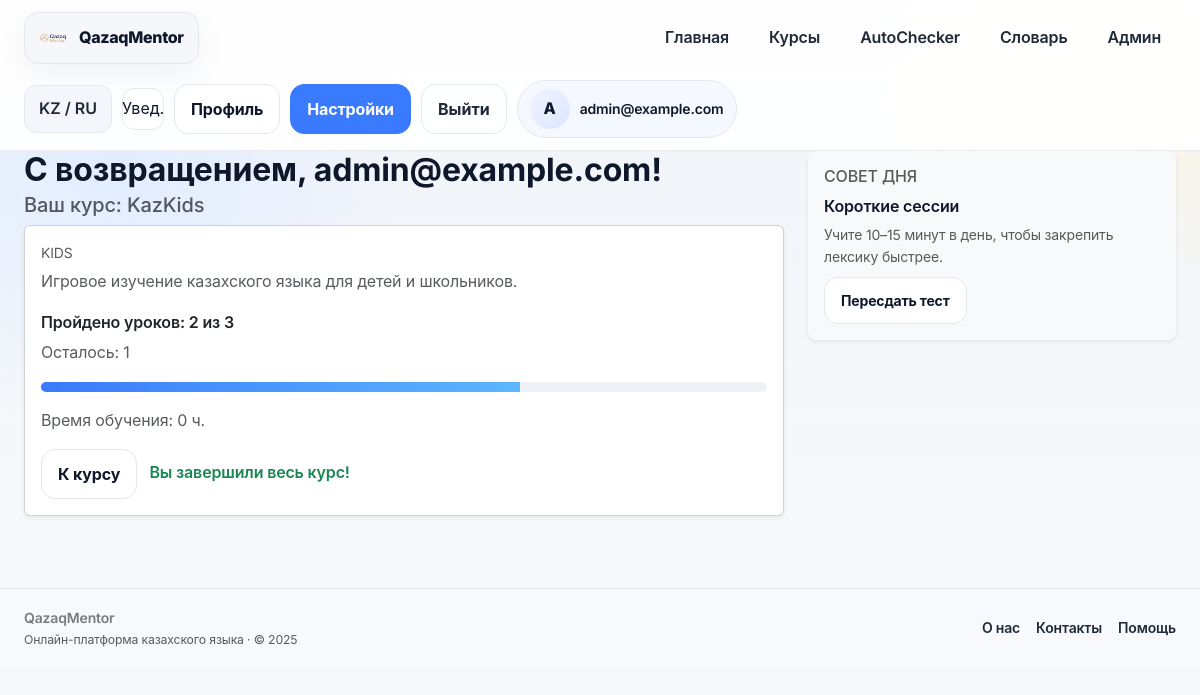
Screenshot of /progress (signed in) with the database file from the repository.
### app/models/__init__.py (models this page shows, shortened)
class User(Base):
    __tablename__ = "users"
    __allow_unmapped__ = True
    id = Column(Integer, primary_key=True, index=True)
    email = Column(String, unique=True, index=True, nullable=False)
    hashed_password = Column(String, nullable=False)
    age = Column(Integer, nullable=False)
    target = Column(String, nullable=False)  # school / general / business
    daily_minutes = Column(Integer, nullable=False, default=10)
    level = Column(String, nullable=True)
    role = Column(String, nullable=False, default="user")
    created_at = Column(DateTime, server_default=func.now(), nullable=False)
    placements: List["PlacementTestResult"] = relationship(
        "PlacementTestResult", back_populates="user", cascade="all, delete-orphan"
    )
    progresses: List["UserProgress"] = relationship(
        "UserProgress", back_populates="user", cascade="all, delete-orphan"
    )

class Course(Base):
    __tablename__ = "courses"
    __allow_unmapped__ = True
    id = Column(Integer, primary_key=True, index=True)
    slug = Column(String, unique=True, nullable=False)
    name = Column(String, nullable=False)
    description = Column(Text, nullable=False)
    audience = Column(String, nullable=False)  # kids / adult / gov
    modules: List["Module"] = relationship(
        "Module", back_populates="course", cascade="all, delete-orphan", order_by="Module.order"
    )

### app/routers/users.py (the view)
@router.get("/progress")
async def progress_page(request: Request, user: models.User = Depends(get_current_user), db: Session = Depends(get_db)):
    progress = get_progress_for_user(db, user.id)
    course = (
        db.query(models.Course)
        .filter(models.Course.name == progress["course_title"])
        .first()
        if progress.get("course_title")
        else None
    )
    return render_template(
        request,
        "dashboard.html",
        {
            "user": user,
            "course": course,
            "progress": progress.get("percent", 0),
            "completed": progress.get("completed_lessons", 0),
            "total": progress.get("total_lessons", 0),
            "remaining": max(0, progress.get("total_lessons", 0) - progress.get("completed_lessons", 0)),
            "hours": 0,
            "next_lesson": None,
        },
    )

### app/templates/dashboard.html
{% extends "base.html" %}
{% block content %}
<div class="row gy-4">
    <div class="col-lg-8">
        <h2 class="fw-bold mb-1">С возвращением, {{ user.email }}!</h2>
        {% if course %}
        <h5 class="text-muted">Ваш курс: {{ course.name }}</h5>
        <div class="card shadow-sm mb-4">
            <div class="card-body">
                <p class="text-uppercase text-muted small mb-1">{{ course.audience }}</p>
                <p class="text-muted">{{ course.description }}</p>
                <p class="mb-1 fw-semibold">Пройдено уроков: {{ completed }} из {{ total }}</p>
                <p class="mb-3 text-muted">Осталось: {{ remaining }}</p>
                <div class="progress mb-3" style="height: 10px;">
                    <div class="progress-bar" role="progressbar" style="width: {{ progress }}%;"></div>
                </div>
                <p class="text-muted mb-3">Время обучения: {{ hours }} ч.</p>
                <a href="/course/{{ course.slug }}" class="btn btn-outline-primary me-2">К курсу</a>
                {% if next_lesson %}
                <a href="/lesson/{{ next_lesson.id }}" class="btn btn-primary">Продолжить → {{ next_lesson.title }}</a>
                {% else %}
                <span class="text-success fw-semibold">Вы завершили весь курс!</span>
                {% endif %}
            </div>
        </div>
        {% else %}
        <div class="alert alert-light border">Нет выбранного курса. Пройдите <a href="/placement-test">placement-test</a>.</div>
        {% endif %}
    </div>
    <div class="col-lg-4">
        <div class="p-3 bg-light rounded-3 shadow-sm">
            <h6 class="text-uppercase text-muted">Совет дня</h6>
            <p class="mb-1 fw-semibold">Короткие сессии</p>
            <p class="text-muted small mb-2">Учите 10–15 минут в день, чтобы закрепить лексику быстрее.</p>
            <a href="/placement-test" class="btn btn-sm btn-outline-secondary">Пересдать тест</a>
        </div>
    </div>
</div>
{% endblock %}

### app/templates/base.html (shortened to what this page needs)
<!DOCTYPE html>
<html lang="kk">
<head>
    <link href="https://cdn.jsdelivr.net/npm/bootstrap@5.3.3/dist/css/bootstrap.min.css" rel="stylesheet">
    <link rel="stylesheet" href="{{ url_for('static', path='css/main.css') }}?v=qm2">
</head>
<body>
{% set current_user = request.state.user or (user if user is defined else None) %}
{% set current_path = request.url.path if request and request.url else '' %}
<header class="app-nav">
    <div class="page-shell nav-inner">
        <a href="/" class="brand-mark">
            <img src="{{ url_for('static', path='img/logo.png') }}" alt="QazaqMentor">
            <span>QazaqMentor</span>
        </a>
        <nav class="nav-links">
            <a class="nav-link {% if current_path == '/' %}active{% endif %}" href="/">Главная</a>
            <a class="nav-link {% if '/courses' in current_path %}active{% endif %}" href="/courses">Курсы</a>
            <a class="nav-link {% if '/autochecker' in current_path %}active{% endif %}" href="/autochecker">AutoChecker</a>
            <a class="nav-link {% if '/vocabulary' in current_path or '/dictionary' in current_path %}active{% endif %}" href="/vocabulary">Словарь</a>
            {% if current_user and current_user.is_admin %}
            <a class="nav-link" href="/admin">Админ</a>
            {% endif %}
        </nav>
        <div class="nav-actions">
            <button class="nav-chip" type="button">KZ / RU</button>
            <button class="icon-button" type="button" aria-label="Уведомления">Увед.</button>
            {% if current_user %}
                <a class="btn btn-outline-dark" href="/profile">Профиль</a>
                <a class="btn btn-primary" href="/settings">Настройки</a>
                <form action="/logout" method="post" class="m-0">
                    <button type="submit" class="btn btn-ghost">Выйти</button>
                </form>
                <div class="profile-chip">
                    <div class="avatar">{{ current_user.email[0]|upper }}</div>
                    <div class="fw-semibold small">{{ current_user.full_name or current_user.email }}</div>
                </div>
            {% else %}
                <a class="btn btn-outline-dark" href="/login">Войти</a>
                <a class="btn btn-primary" href="/signup">Регистрация</a>
            {% endif %}
        </div>
    </div>
</header>
<main class="page-body">
    <div class="page-shell">
        {% block content %}{% endblock %}
    </div>
</main>
<footer class="footer-bar mt-5">
    <div class="page-shell d-flex align-items-center justify-content-between flex-wrap gap-3">
        <div>
            <div class="fw-semibold">QazaqMentor</div>
            <div class="small text-muted">Онлайн-платформа казахского языка · © 2025</div>
        </div>
        <div class="d-flex align-items-center gap-3">
            <a href="#">О нас</a>
            <a href="#">Контакты</a>
            <a href="#">Помощь</a>
        </div>
    </div>
</footer>
</body>
</html>

### app/static/css/main.css (style rules this page uses)
:root { --bg: #f7f8fa; --surface: #ffffff; --surface-2: #f0f4ff; --ink: #0f172a; --ink-soft: #1f2937; --muted: #7a7a7a; --border: #e5e7eb; --accent: #3a7afe; --accent-2: #f9d65c; --accent-green: #16b574; --accent-red: #ef4444; --accent-amber: #f59e0b; --radius-lg: 18px; --radius-md: 14px; --radius-sm: 10px; --shadow-soft: 0 24px 80px rgba(17, 24, 39, 0.08); --shadow-sm: 0 10px 30px rgba(15, 23, 42, 0.05); --shadow-press: 0 8px 18px rgba(58, 122, 254, 0.28); --gradient-hero: linear-gradient(135deg, #e9f0ff 0%, #fff 58%, #f9d65c22 100%); --gradient-card: linear-gradient(145deg, #f9fbff 0%, #eef2ff 100%); }
* { box-sizing: border-box; }
body { background: var(--bg); color: var(--ink); font-family: "Inter", "Manrope", "SF Pro Display", -apple-system, system-ui, sans-serif; line-height: 1.6; letter-spacing: -0.01em; min-height: 100vh; }
a { color: inherit; text-decoration: none; }
img { max-width: 100%; display: block; }
.container, .page-shell { max-width: 1220px; margin: 0 auto; padding: 0 24px; }
main, header, footer { position: relative; z-index: 1; }
.app-nav { position: sticky; top: 0; z-index: 100; background: rgba(255, 255, 255, 0.92); backdrop-filter: blur(18px); border-bottom: 1px solid rgba(229, 231, 235, 0.8); padding: 12px 0; }
.nav-inner { display: flex; align-items: center; justify-content: space-between; gap: 16px; flex-wrap: wrap; }
.brand-mark { display: inline-flex; align-items: center; gap: 10px; padding: 10px 14px; border-radius: var(--radius-md); background: #f5f7fb; border: 1px solid var(--border); box-shadow: var(--shadow-sm); font-weight: 800; letter-spacing: -0.02em; color: var(--ink); }
.brand-mark img { height: 30px; width: 30px; object-fit: contain; }
.nav-links { display: flex; align-items: center; gap: 10px; flex-wrap: wrap; }
.nav-link { padding: 10px 14px; border-radius: 12px; font-weight: 600; color: var(--ink-soft); border: 1px solid transparent; transition: all 0.18s ease; }
.nav-actions { display: flex; align-items: center; gap: 10px; }
.nav-chip, .btn-ghost, .brand-chip { padding: 10px 14px; border-radius: 12px; border: 1px solid var(--border); background: #f4f6fb; font-weight: 600; color: var(--ink-soft); transition: all 0.16s ease; }
.icon-button { width: 42px; height: 42px; display: inline-flex; align-items: center; justify-content: center; border-radius: 12px; border: 1px solid var(--border); background: #fff; color: var(--ink); transition: all 0.16s ease; }
.avatar, .profile-pill { width: 40px; height: 40px; border-radius: 50%; background: linear-gradient(135deg, #f0f4ff, #dce6ff); display: inline-flex; align-items: center; justify-content: center; font-weight: 800; color: var(--ink); }
.profile-chip { display: inline-flex; align-items: center; gap: 10px; padding: 8px 12px; border-radius: 999px; background: #f6f8ff; border: 1px solid var(--border); }
.btn, .cta-primary, .cta-secondary, .auth-btn, .gray-btn, .placement-btn, .vocab-arrow, .vocab-arrow:focus-visible { border-radius: 14px; font-weight: 700; border: 1px solid transparent; transition: all 0.18s ease; box-shadow: none; }
.btn, .auth-btn, .gray-btn, .placement-btn { padding: 12px 16px; }
.btn-primary, .btn-outline-dark:active, .btn-outline-primary { background: var(--accent); color: #fff; border-color: var(--accent); }
.btn-outline-dark, .btn-outline-secondary, .btn-outline-primary, .btn-light, .btn-outline-light, .btn-outline-dark:focus { background: #fff; color: var(--ink); border: 1px solid var(--border); }
.btn-ghost { background: transparent; color: var(--ink-soft); border-color: var(--border); }
.progress, .progress-slim, .score-bar { background: #eef1f6; border-radius: 999px; height: 12px; overflow: hidden; }
.progress-bar, .score-bar-fill { background: linear-gradient(90deg, #3a7afe, #5bb6ff); }
.footer-bar { background: #f7f9fd; border-top: 1px solid #e5e7eb; padding: 18px 0; font-size: 14px; color: var(--muted); }
.footer-bar a { color: var(--ink-soft); font-weight: 600; }

### rows the page displays
User: email "A", email "admin@example.com"
Course: name "KazKids", audience "KIDS", description "Игровое изучение казахского языка для детей и школьников."

### other values shown
{{ completed }} "2"
{{ total }} "3"
{{ remaining }} "1"
{{ hours }} "0"
